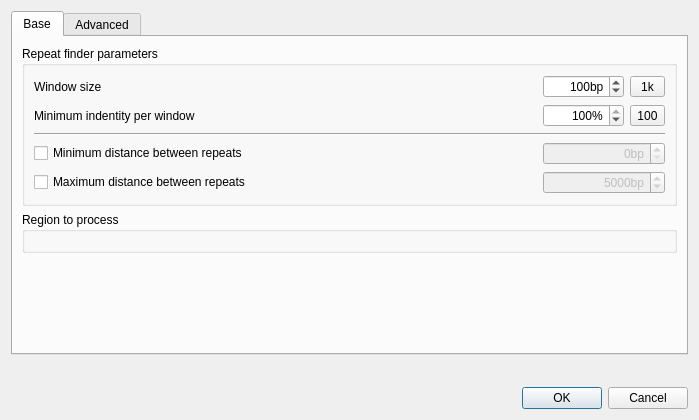
<?xml version="1.0" encoding="UTF-8"?>
<ui version="4.0">
 <class>FindRepeatsDialog</class>
 <widget class="QDialog" name="FindRepeatsDialog">
  <property name="windowModality">
   <enum>Qt::ApplicationModal</enum>
  </property>
  <property name="geometry">
   <rect>
    <x>0</x>
    <y>0</y>
    <width>699</width>
    <height>420</height>
   </rect>
  </property>
  <property name="windowTitle">
   <string>Find Repeats</string>
  </property>
  <property name="windowIcon">
   <iconset>
    <normaloff>:/repeat_finder/repeats_image</normaloff>:/repeat_finder/repeats_image</iconset>
  </property>
  <layout class="QVBoxLayout" name="verticalLayout">
   <item>
    <widget class="QTabWidget" name="tabWidget">
     <property name="currentIndex">
      <number>0</number>
     </property>
     <widget class="QWidget" name="tab">
      <attribute name="title">
       <string>Base</string>
      </attribute>
      <layout class="QVBoxLayout" name="verticalLayout_2">
       <item>
        <widget class="QGroupBox" name="paramsBox">
         <property name="title">
          <string>Repeat finder parameters</string>
         </property>
         <layout class="QGridLayout" name="gridLayout">
          <item row="0" column="0">
           <widget class="QLabel" name="label_2">
            <property name="minimumSize">
             <size>
              <width>0</width>
              <height>0</height>
             </size>
            </property>
            <property name="toolTip">
             <string>Number of bases in a sliding window that is moved along the sequence</string>
            </property>
            <property name="text">
             <string>Window size</string>
            </property>
           </widget>
          </item>
          <item row="0" column="1">
           <spacer name="horizontalSpacer_2">
            <property name="orientation">
             <enum>Qt::Horizontal</enum>
            </property>
            <property name="sizeHint" stdset="0">
             <size>
              <width>87</width>
              <height>20</height>
             </size>
            </property>
           </spacer>
          </item>
          <item row="0" column="2">
           <widget class="QSpinBox" name="minLenBox">
            <property name="sizePolicy">
             <sizepolicy hsizetype="Minimum" vsizetype="Fixed">
              <horstretch>0</horstretch>
              <verstretch>0</verstretch>
             </sizepolicy>
            </property>
            <property name="minimumSize">
             <size>
              <width>0</width>
              <height>0</height>
             </size>
            </property>
            <property name="alignment">
             <set>Qt::AlignRight|Qt::AlignTrailing|Qt::AlignVCenter</set>
            </property>
            <property name="suffix">
             <string>bp</string>
            </property>
            <property name="prefix">
             <string/>
            </property>
            <property name="minimum">
             <number>2</number>
            </property>
            <property name="maximum">
             <number>1000000</number>
            </property>
            <property name="singleStep">
             <number>1</number>
            </property>
            <property name="value">
             <number>100</number>
            </property>
           </widget>
          </item>
          <item row="0" column="3">
           <widget class="QToolButton" name="minLenHeuristicsButton">
            <property name="sizePolicy">
             <sizepolicy hsizetype="Minimum" vsizetype="Fixed">
              <horstretch>0</horstretch>
              <verstretch>0</verstretch>
             </sizepolicy>
            </property>
            <property name="toolTip">
             <string>Heuristic based selection of repeat length so the number of repeats in the sequence will not exceed 1000</string>
            </property>
            <property name="text">
             <string>1k</string>
            </property>
           </widget>
          </item>
          <item row="1" column="0">
           <widget class="QLabel" name="label_3">
            <property name="toolTip">
             <string>How similar the two windows of the sequence</string>
            </property>
            <property name="text">
             <string>Minimum indentity per window</string>
            </property>
           </widget>
          </item>
          <item row="1" column="1">
           <spacer name="horizontalSpacer_3">
            <property name="orientation">
             <enum>Qt::Horizontal</enum>
            </property>
            <property name="sizeHint" stdset="0">
             <size>
              <width>87</width>
              <height>20</height>
             </size>
            </property>
           </spacer>
          </item>
          <item row="1" column="2">
           <widget class="QSpinBox" name="identityBox">
            <property name="sizePolicy">
             <sizepolicy hsizetype="Minimum" vsizetype="Fixed">
              <horstretch>0</horstretch>
              <verstretch>0</verstretch>
             </sizepolicy>
            </property>
            <property name="minimumSize">
             <size>
              <width>0</width>
              <height>0</height>
             </size>
            </property>
            <property name="alignment">
             <set>Qt::AlignRight|Qt::AlignTrailing|Qt::AlignVCenter</set>
            </property>
            <property name="suffix">
             <string>%</string>
            </property>
            <property name="minimum">
             <number>50</number>
            </property>
            <property name="maximum">
             <number>100</number>
            </property>
            <property name="value">
             <number>100</number>
            </property>
           </widget>
          </item>
          <item row="1" column="3">
           <widget class="QToolButton" name="hundredPercentButton">
            <property name="sizePolicy">
             <sizepolicy hsizetype="Fixed" vsizetype="Fixed">
              <horstretch>0</horstretch>
              <verstretch>0</verstretch>
             </sizepolicy>
            </property>
            <property name="toolTip">
             <string>Resets repeats identity to 100%</string>
            </property>
            <property name="text">
             <string>100</string>
            </property>
           </widget>
          </item>
          <item row="2" column="0" colspan="4">
           <widget class="Line" name="line">
            <property name="baseSize">
             <size>
              <width>0</width>
              <height>0</height>
             </size>
            </property>
            <property name="frameShadow">
             <enum>QFrame::Sunken</enum>
            </property>
            <property name="orientation">
             <enum>Qt::Horizontal</enum>
            </property>
           </widget>
          </item>
          <item row="3" column="0">
           <widget class="QCheckBox" name="minDistCheck">
            <property name="text">
             <string>Minimum distance between repeats</string>
            </property>
            <property name="checked">
             <bool>false</bool>
            </property>
           </widget>
          </item>
          <item row="3" column="2" colspan="2">
           <widget class="QSpinBox" name="minDistBox">
            <property name="enabled">
             <bool>false</bool>
            </property>
            <property name="sizePolicy">
             <sizepolicy hsizetype="Minimum" vsizetype="Fixed">
              <horstretch>0</horstretch>
              <verstretch>0</verstretch>
             </sizepolicy>
            </property>
            <property name="minimumSize">
             <size>
              <width>0</width>
              <height>0</height>
             </size>
            </property>
            <property name="alignment">
             <set>Qt::AlignRight|Qt::AlignTrailing|Qt::AlignVCenter</set>
            </property>
            <property name="suffix">
             <string>bp</string>
            </property>
            <property name="prefix">
             <string/>
            </property>
            <property name="minimum">
             <number>0</number>
            </property>
            <property name="maximum">
             <number>100000000</number>
            </property>
            <property name="value">
             <number>0</number>
            </property>
           </widget>
          </item>
          <item row="4" column="0">
           <widget class="QCheckBox" name="maxDistCheck">
            <property name="text">
             <string>Maximum distance between repeats</string>
            </property>
            <property name="checked">
             <bool>false</bool>
            </property>
           </widget>
          </item>
          <item row="4" column="1">
           <spacer name="horizontalSpacer_5">
            <property name="orientation">
             <enum>Qt::Horizontal</enum>
            </property>
            <property name="sizeHint" stdset="0">
             <size>
              <width>87</width>
              <height>20</height>
             </size>
            </property>
           </spacer>
          </item>
          <item row="4" column="2" colspan="2">
           <widget class="QSpinBox" name="maxDistBox">
            <property name="enabled">
             <bool>false</bool>
            </property>
            <property name="sizePolicy">
             <sizepolicy hsizetype="Minimum" vsizetype="Fixed">
              <horstretch>0</horstretch>
              <verstretch>0</verstretch>
             </sizepolicy>
            </property>
            <property name="minimumSize">
             <size>
              <width>0</width>
              <height>0</height>
             </size>
            </property>
            <property name="alignment">
             <set>Qt::AlignRight|Qt::AlignTrailing|Qt::AlignVCenter</set>
            </property>
            <property name="suffix">
             <string>bp</string>
            </property>
            <property name="prefix">
             <string/>
            </property>
            <property name="minimum">
             <number>0</number>
            </property>
            <property name="maximum">
             <number>1000000</number>
            </property>
            <property name="value">
             <number>5000</number>
            </property>
           </widget>
          </item>
         </layout>
        </widget>
       </item>
       <item>
        <widget class="QGroupBox" name="regionBox">
         <property name="title">
          <string>Region to process</string>
         </property>
         <layout class="QHBoxLayout" name="horizontalLayout_2">
          <item>
           <layout class="QHBoxLayout" name="rangeSelectorLayout"/>
          </item>
         </layout>
        </widget>
       </item>
       <item>
        <widget class="QWidget" name="annotationsWidget" native="true">
         <property name="sizePolicy">
          <sizepolicy hsizetype="Expanding" vsizetype="Expanding">
           <horstretch>0</horstretch>
           <verstretch>0</verstretch>
          </sizepolicy>
         </property>
         <property name="minimumSize">
          <size>
           <width>0</width>
           <height>0</height>
          </size>
         </property>
        </widget>
       </item>
       <item>
        <spacer name="verticalSpacer">
         <property name="orientation">
          <enum>Qt::Vertical</enum>
         </property>
         <property name="sizeHint" stdset="0">
          <size>
           <width>20</width>
           <height>40</height>
          </size>
         </property>
        </spacer>
       </item>
      </layout>
     </widget>
     <widget class="QWidget" name="tab_2">
      <attribute name="title">
       <string>Advanced</string>
      </attribute>
      <layout class="QVBoxLayout" name="verticalLayout_3">
       <item>
        <widget class="QGroupBox" name="groupBox">
         <property name="title">
          <string>Advanced parameters</string>
         </property>
         <layout class="QGridLayout" name="gridLayout_2">
          <item row="0" column="1">
           <widget class="QCheckBox" name="algoCheck">
            <property name="text">
             <string>Custom algorithm</string>
            </property>
           </widget>
          </item>
          <item row="0" column="2">
           <spacer name="horizontalSpacer_10">
            <property name="orientation">
             <enum>Qt::Horizontal</enum>
            </property>
            <property name="sizeHint" stdset="0">
             <size>
              <width>71</width>
              <height>13</height>
             </size>
            </property>
           </spacer>
          </item>
          <item row="0" column="3">
           <widget class="QComboBox" name="algoCombo">
            <property name="enabled">
             <bool>false</bool>
            </property>
           </widget>
          </item>
          <item row="1" column="1">
           <widget class="QCheckBox" name="annotationFitCheck">
            <property name="text">
             <string>Search only for repeats that lie inside of an annotated region</string>
            </property>
           </widget>
          </item>
          <item row="1" column="2">
           <spacer name="horizontalSpacer_6">
            <property name="orientation">
             <enum>Qt::Horizontal</enum>
            </property>
            <property name="sizeHint" stdset="0">
             <size>
              <width>87</width>
              <height>20</height>
             </size>
            </property>
           </spacer>
          </item>
          <item row="1" column="3">
           <widget class="QLineEdit" name="annotationFitEdit">
            <property name="enabled">
             <bool>false</bool>
            </property>
            <property name="sizePolicy">
             <sizepolicy hsizetype="Minimum" vsizetype="Fixed">
              <horstretch>0</horstretch>
              <verstretch>0</verstretch>
             </sizepolicy>
            </property>
            <property name="minimumSize">
             <size>
              <width>0</width>
              <height>0</height>
             </size>
            </property>
           </widget>
          </item>
          <item row="1" column="4">
           <widget class="QToolButton" name="annotationFitButton">
            <property name="enabled">
             <bool>false</bool>
            </property>
            <property name="text">
             <string>...</string>
            </property>
           </widget>
          </item>
          <item row="2" column="1">
           <widget class="QCheckBox" name="annotationAroundKeepCheck">
            <property name="text">
             <string>Search only for repeats that have an annotated region inside</string>
            </property>
           </widget>
          </item>
          <item row="2" column="2">
           <spacer name="horizontalSpacer_12">
            <property name="orientation">
             <enum>Qt::Horizontal</enum>
            </property>
            <property name="sizeHint" stdset="0">
             <size>
              <width>71</width>
              <height>13</height>
             </size>
            </property>
           </spacer>
          </item>
          <item row="2" column="3">
           <widget class="QLineEdit" name="annotationAroundKeepEdit">
            <property name="enabled">
             <bool>false</bool>
            </property>
            <property name="sizePolicy">
             <sizepolicy hsizetype="Minimum" vsizetype="Fixed">
              <horstretch>0</horstretch>
              <verstretch>0</verstretch>
             </sizepolicy>
            </property>
            <property name="minimumSize">
             <size>
              <width>0</width>
              <height>0</height>
             </size>
            </property>
           </widget>
          </item>
          <item row="2" column="4">
           <widget class="QToolButton" name="annotationAroundKeepButton">
            <property name="enabled">
             <bool>false</bool>
            </property>
            <property name="text">
             <string>...</string>
            </property>
           </widget>
          </item>
          <item row="3" column="1">
           <widget class="QCheckBox" name="annotationAroundFilterCheck">
            <property name="text">
             <string>Filter repeats that have an annotated region inside</string>
            </property>
           </widget>
          </item>
          <item row="3" column="2">
           <spacer name="horizontalSpacer_13">
            <property name="orientation">
             <enum>Qt::Horizontal</enum>
            </property>
            <property name="sizeHint" stdset="0">
             <size>
              <width>71</width>
              <height>13</height>
             </size>
            </property>
           </spacer>
          </item>
          <item row="3" column="3">
           <widget class="QLineEdit" name="annotationAroundFilterEdit">
            <property name="enabled">
             <bool>false</bool>
            </property>
            <property name="sizePolicy">
             <sizepolicy hsizetype="Minimum" vsizetype="Fixed">
              <horstretch>0</horstretch>
              <verstretch>0</verstretch>
             </sizepolicy>
            </property>
            <property name="minimumSize">
             <size>
              <width>0</width>
              <height>0</height>
             </size>
            </property>
           </widget>
          </item>
          <item row="3" column="4">
           <widget class="QToolButton" name="annotationAroundFilterButton">
            <property name="enabled">
             <bool>false</bool>
            </property>
            <property name="text">
             <string>...</string>
            </property>
           </widget>
          </item>
          <item row="7" column="1">
           <widget class="QCheckBox" name="invertCheck">
            <property name="text">
             <string>Search for inverted repeats</string>
            </property>
           </widget>
          </item>
          <item row="7" column="2" colspan="3">
           <spacer name="horizontalSpacer_7">
            <property name="orientation">
             <enum>Qt::Horizontal</enum>
            </property>
            <property name="sizeHint" stdset="0">
             <size>
              <width>257</width>
              <height>20</height>
             </size>
            </property>
           </spacer>
          </item>
          <item row="8" column="1">
           <widget class="QCheckBox" name="excludeTandemsBox">
            <property name="text">
             <string>Exclude tandems areas</string>
            </property>
           </widget>
          </item>
          <item row="8" column="2" colspan="3">
           <spacer name="horizontalSpacer_4">
            <property name="orientation">
             <enum>Qt::Horizontal</enum>
            </property>
            <property name="sizeHint" stdset="0">
             <size>
              <width>246</width>
              <height>20</height>
             </size>
            </property>
           </spacer>
          </item>
          <item row="6" column="2">
           <spacer name="horizontalSpacer_11">
            <property name="orientation">
             <enum>Qt::Horizontal</enum>
            </property>
            <property name="sizeHint" stdset="0">
             <size>
              <width>247</width>
              <height>12</height>
             </size>
            </property>
           </spacer>
          </item>
          <item row="6" column="3">
           <widget class="QComboBox" name="filterAlgorithms">
            <property name="enabled">
             <bool>true</bool>
            </property>
           </widget>
          </item>
          <item row="6" column="1">
           <widget class="QLabel" name="allowNestedLabel">
            <property name="text">
             <string>Nested repeats filter algorithm</string>
            </property>
           </widget>
          </item>
         </layout>
        </widget>
       </item>
       <item>
        <spacer name="verticalSpacer_2">
         <property name="orientation">
          <enum>Qt::Vertical</enum>
         </property>
         <property name="sizeHint" stdset="0">
          <size>
           <width>20</width>
           <height>33</height>
          </size>
         </property>
        </spacer>
       </item>
      </layout>
     </widget>
    </widget>
   </item>
   <item>
    <layout class="QHBoxLayout" name="horizontalLayout">
     <item>
      <widget class="QLabel" name="label">
       <property name="text">
        <string/>
       </property>
      </widget>
     </item>
     <item>
      <widget class="QLabel" name="statusLabel">
       <property name="text">
        <string/>
       </property>
      </widget>
     </item>
     <item>
      <spacer name="horizontalSpacer">
       <property name="orientation">
        <enum>Qt::Horizontal</enum>
       </property>
       <property name="sizeHint" stdset="0">
        <size>
         <width>40</width>
         <height>20</height>
        </size>
       </property>
      </spacer>
     </item>
    </layout>
   </item>
   <item>
    <widget class="QDialogButtonBox" name="buttonBox">
     <property name="standardButtons">
      <set>QDialogButtonBox::Cancel|QDialogButtonBox::Ok</set>
     </property>
    </widget>
   </item>
  </layout>
 </widget>
 <resources/>
 <connections>
  <connection>
   <sender>maxDistCheck</sender>
   <signal>toggled(bool)</signal>
   <receiver>maxDistBox</receiver>
   <slot>setEnabled(bool)</slot>
   <hints>
    <hint type="sourcelabel">
     <x>140</x>
     <y>165</y>
    </hint>
    <hint type="destinationlabel">
     <x>602</x>
     <y>169</y>
    </hint>
   </hints>
  </connection>
  <connection>
   <sender>minDistCheck</sender>
   <signal>toggled(bool)</signal>
   <receiver>minDistBox</receiver>
   <slot>setEnabled(bool)</slot>
   <hints>
    <hint type="sourcelabel">
     <x>140</x>
     <y>138</y>
    </hint>
    <hint type="destinationlabel">
     <x>602</x>
     <y>143</y>
    </hint>
   </hints>
  </connection>
  <connection>
   <sender>annotationFitCheck</sender>
   <signal>toggled(bool)</signal>
   <receiver>annotationFitEdit</receiver>
   <slot>setEnabled(bool)</slot>
   <hints>
    <hint type="sourcelabel">
     <x>161</x>
     <y>106</y>
    </hint>
    <hint type="destinationlabel">
     <x>571</x>
     <y>108</y>
    </hint>
   </hints>
  </connection>
  <connection>
   <sender>annotationFitCheck</sender>
   <signal>toggled(bool)</signal>
   <receiver>annotationFitButton</receiver>
   <slot>setEnabled(bool)</slot>
   <hints>
    <hint type="sourcelabel">
     <x>161</x>
     <y>106</y>
    </hint>
    <hint type="destinationlabel">
     <x>602</x>
     <y>107</y>
    </hint>
   </hints>
  </connection>
  <connection>
   <sender>algoCheck</sender>
   <signal>toggled(bool)</signal>
   <receiver>algoCombo</receiver>
   <slot>setEnabled(bool)</slot>
   <hints>
    <hint type="sourcelabel">
     <x>161</x>
     <y>80</y>
    </hint>
    <hint type="destinationlabel">
     <x>571</x>
     <y>82</y>
    </hint>
   </hints>
  </connection>
  <connection>
   <sender>annotationAroundFilterCheck</sender>
   <signal>toggled(bool)</signal>
   <receiver>annotationAroundFilterEdit</receiver>
   <slot>setEnabled(bool)</slot>
   <hints>
    <hint type="sourcelabel">
     <x>166</x>
     <y>158</y>
    </hint>
    <hint type="destinationlabel">
     <x>571</x>
     <y>160</y>
    </hint>
   </hints>
  </connection>
  <connection>
   <sender>annotationAroundFilterCheck</sender>
   <signal>toggled(bool)</signal>
   <receiver>annotationAroundFilterButton</receiver>
   <slot>setEnabled(bool)</slot>
   <hints>
    <hint type="sourcelabel">
     <x>166</x>
     <y>158</y>
    </hint>
    <hint type="destinationlabel">
     <x>602</x>
     <y>159</y>
    </hint>
   </hints>
  </connection>
  <connection>
   <sender>annotationAroundKeepCheck</sender>
   <signal>toggled(bool)</signal>
   <receiver>annotationAroundKeepEdit</receiver>
   <slot>setEnabled(bool)</slot>
   <hints>
    <hint type="sourcelabel">
     <x>166</x>
     <y>132</y>
    </hint>
    <hint type="destinationlabel">
     <x>571</x>
     <y>134</y>
    </hint>
   </hints>
  </connection>
  <connection>
   <sender>annotationAroundKeepCheck</sender>
   <signal>toggled(bool)</signal>
   <receiver>annotationAroundKeepButton</receiver>
   <slot>setEnabled(bool)</slot>
   <hints>
    <hint type="sourcelabel">
     <x>166</x>
     <y>132</y>
    </hint>
    <hint type="destinationlabel">
     <x>602</x>
     <y>133</y>
    </hint>
   </hints>
  </connection>
  <connection>
   <sender>buttonBox</sender>
   <signal>accepted()</signal>
   <receiver>FindRepeatsDialog</receiver>
   <slot>accept()</slot>
   <hints>
    <hint type="sourcelabel">
     <x>317</x>
     <y>330</y>
    </hint>
    <hint type="destinationlabel">
     <x>317</x>
     <y>175</y>
    </hint>
   </hints>
  </connection>
  <connection>
   <sender>buttonBox</sender>
   <signal>rejected()</signal>
   <receiver>FindRepeatsDialog</receiver>
   <slot>reject()</slot>
   <hints>
    <hint type="sourcelabel">
     <x>317</x>
     <y>330</y>
    </hint>
    <hint type="destinationlabel">
     <x>317</x>
     <y>175</y>
    </hint>
   </hints>
  </connection>
 </connections>
</ui>
